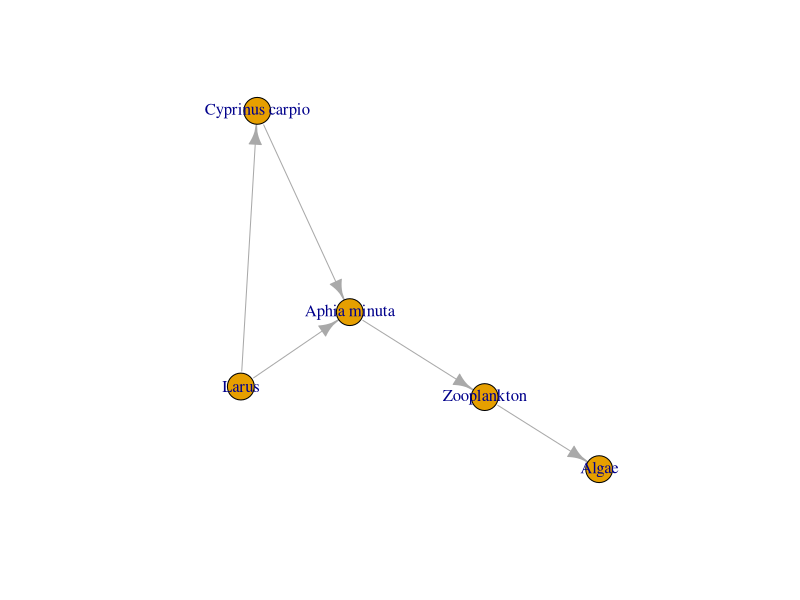
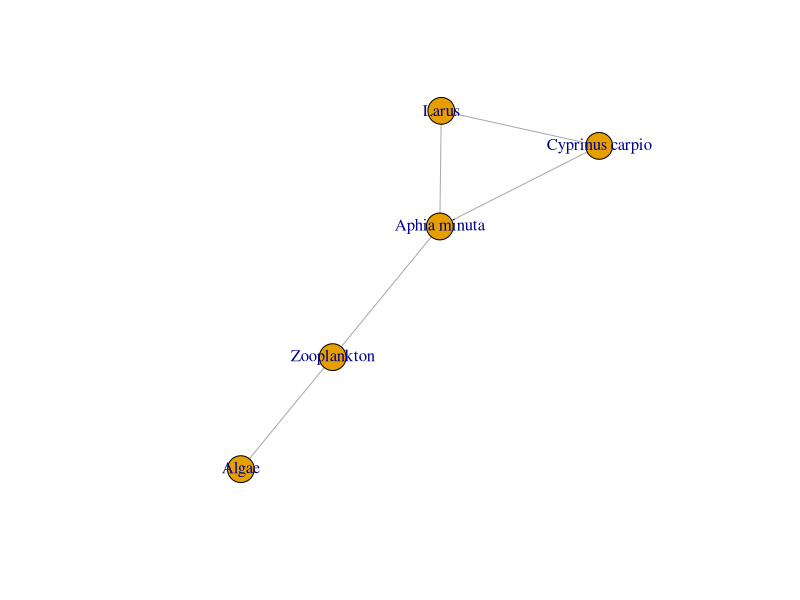
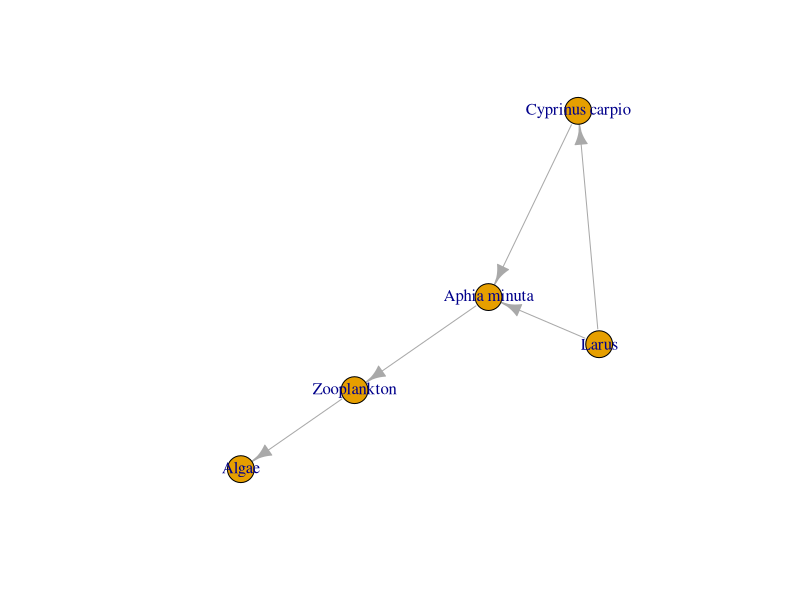

Here is the R script that generated these plots, in order:
# Code to develop graphs from species as nodes

# install.packages("igraph") # run once
library(igraph)

# The nodes
# species <- c("Algae", "Zooplankton", "Small Fish", "Large Fish", "Bird")
# Putting real species:
species <- c("Algae", "Zooplankton", "Aphia minuta", "Cyprinus carpio", "Larus")


# Interactions
# predator <- c("Zooplankton", "Small Fish", "Large Fish", "Bird", "Bird")
# prey <- c("Algae", "Zooplankton", "Small Fish", "Small Fish", "Large Fish")
# Putting real species:
predator <- c("Zooplankton", "Aphia minuta", "Cyprinus carpio", "Larus", "Larus")
prey <- c("Algae", "Zooplankton", "Aphia minuta", "Aphia minuta", "Cyprinus carpio")


# Exercise: create a dataframe with predators and preys inside
interactions <- data.frame(predator, prey)


# Building the graph
graph <- graph_from_data_frame(interactions, vertices=species) # directed=TRUE is the default
plot(graph)


# Building the graph without diretcions
graph <- graph_from_data_frame(interactions, vertices=species, directed=FALSE) # directed is the default
plot(graph)


# The graph will maintain the same interactions but with a different representation
# The seed!!!
set.seed(42)
graph <- graph_from_data_frame(interactions, vertices=species) # directed=TRUE is the default
plot(graph)
